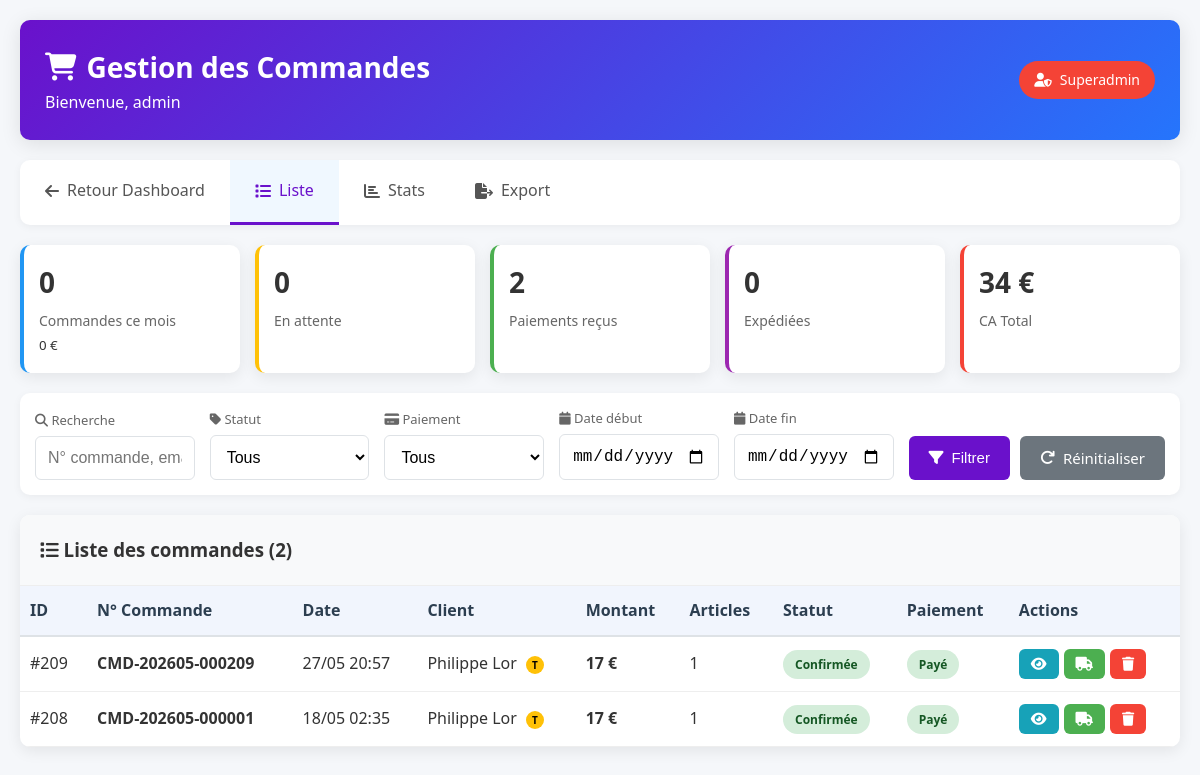
Page /admin_commandes.php (signed in) on the earlier database version.
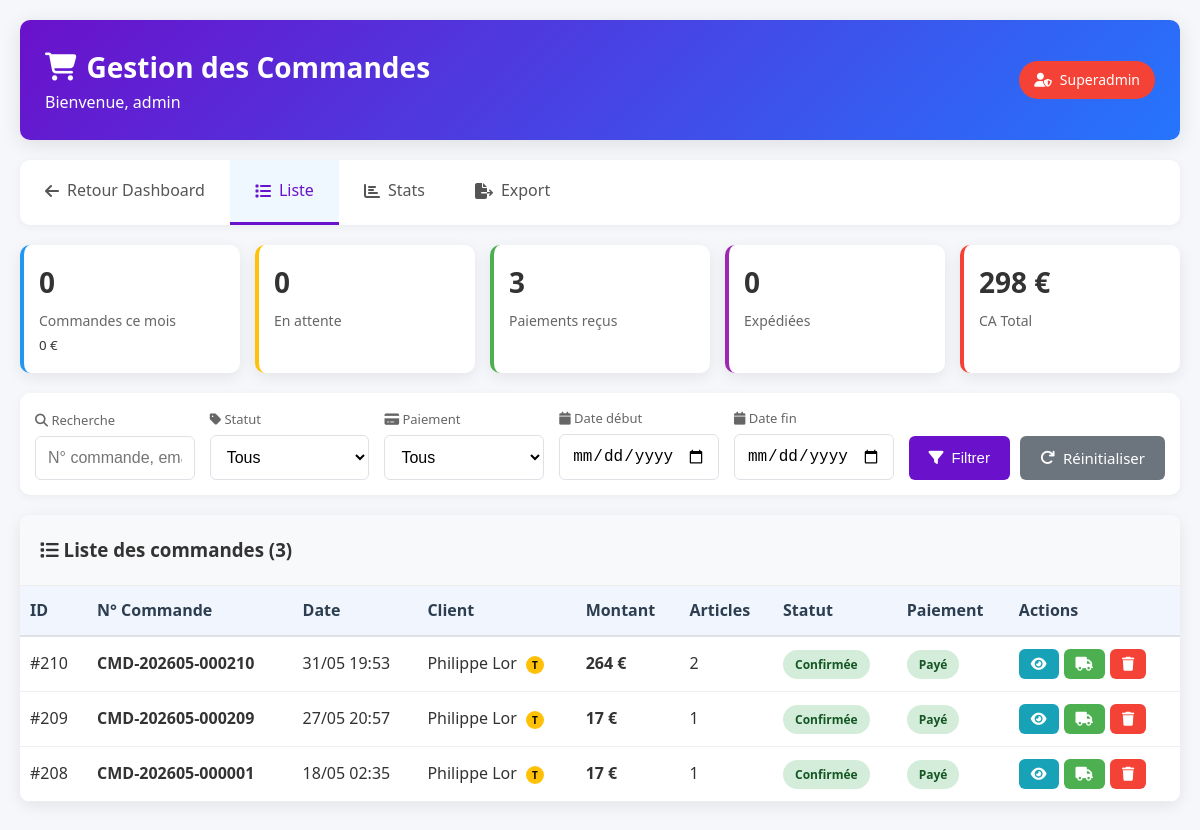
Same page on the later database version.
### tables this page shows
CREATE TABLE `commandes` (
  `id_commande` int NOT NULL,
  `numero_commande` varchar(50) NOT NULL,
  `id_client` int NOT NULL,
  `client_type` enum('guest','registered') DEFAULT 'registered',
  `id_adresse_livraison` int NOT NULL,
  `id_adresse_facturation` int DEFAULT NULL,
  `statut` enum('en_attente','confirmee','en_preparation','expediee','livree','annulee','remboursee') DEFAULT 'en_attente',
  `sous_total` decimal(10,2) NOT NULL,
  `frais_livraison` decimal(10,2) DEFAULT '0.00',
  `reduction` decimal(10,2) DEFAULT '0.00',
  `total_ttc` decimal(10,2) NOT NULL,
  `mode_paiement` enum('carte','paypal','virement','cheque') DEFAULT 'carte',
  `statut_paiement` enum('en_attente','paye','echec','rembourse') DEFAULT 'en_attente',
  `reference_paiement` varchar(255) DEFAULT NULL,
  `reference_paypal` varchar(255) DEFAULT NULL,
  `transporteur` varchar(100) DEFAULT NULL,
  `numero_suivi` varchar(100) DEFAULT NULL,
  `instructions` text,
  `date_commande` datetime DEFAULT CURRENT_TIMESTAMP,
  `date_paiement` datetime DEFAULT NULL,
  `date_expedition` datetime DEFAULT NULL,
  `date_livraison_estimee` date DEFAULT NULL,
  `date_livraison_reelle` datetime DEFAULT NULL,
  `email_paypal` varchar(255) DEFAULT NULL,
  `payer_id` varchar(255) DEFAULT NULL,
  `capture_id` varchar(255) DEFAULT NULL
);

CREATE TABLE `clients` (
  `id_client` int NOT NULL,
  `email` varchar(255) NOT NULL,
  `mot_de_passe` varchar(255) DEFAULT NULL,
  `nom` varchar(100) NOT NULL,
  `prenom` varchar(100) NOT NULL,
  `telephone` varchar(20) DEFAULT NULL,
  `date_naissance` date DEFAULT NULL,
  `genre` enum('homme','femme','autre') DEFAULT NULL,
  `date_inscription` datetime DEFAULT CURRENT_TIMESTAMP,
  `statut` enum('actif','inactif','banni') DEFAULT 'actif',
  `is_temporary` tinyint(1) DEFAULT '0',
  `created_from_session` varchar(255) DEFAULT NULL,
  `newsletter` tinyint(1) DEFAULT '1',
  `dernier_connexion` datetime DEFAULT NULL,
  `token_reset` varchar(255) DEFAULT NULL,
  `token_expiration` datetime DEFAULT NULL
);

### admin_commandes.php (the view, shortened to what the changed rows need)
<?php
require_once 'admin_protection.php';
$action = $_GET['action'] ?? 'list';
$id = $_GET['id'] ?? 0;
$admin_role = $_SESSION['admin_role'] ?? 'Non défini';
function getAllCommandes($pdo, $page = 1, $limit = 20, $filtres = []) {
    $offset = ($page - 1) * $limit;
    $sql = "SELECT
                c.id_commande,
                c.numero_commande,
                c.date_commande,
                c.total_ttc,
                c.statut,
                c.statut_paiement,
                c.mode_paiement,
                cl.nom as client_nom,
                cl.prenom as client_prenom,
                cl.email as client_email,
                cl.is_temporary,
                (SELECT COUNT(*) FROM commande_items WHERE id_commande = c.id_commande) as nb_articles
            FROM commandes c
            INNER JOIN clients cl ON c.id_client = cl.id_client
            WHERE 1=1";
    $params = [];
    $sql .= " ORDER BY c.date_commande DESC LIMIT :limit OFFSET :offset";
    $stmt = $pdo->prepare($sql);
    $stmt->bindValue(':limit', $limit, PDO::PARAM_INT);
    $stmt->bindValue(':offset', $offset, PDO::PARAM_INT);
    $stmt->execute();
    return $stmt->fetchAll();
}
function countCommandes($pdo, $filtres = []) {
    $sql = "SELECT COUNT(*) as total
            FROM commandes c
            INNER JOIN clients cl ON c.id_client = cl.id_client
            WHERE 1=1";
    $params = [];
    $stmt = $pdo->prepare($sql);
    $stmt->execute($params);
    $result = $stmt->fetch();
    return $result['total'];
}
function getCommandesStats($pdo) {
    $stats = [];
    $sql = "SELECT
            statut,
            COUNT(*) as total,
            SUM(total_ttc) as montant_total
            FROM commandes
            GROUP BY statut";
    $stmt = $pdo->query($sql);
    $stats['par_statut'] = $stmt->fetchAll();
    $sql = "SELECT
            statut_paiement,
            COUNT(*) as total,
            SUM(total_ttc) as montant_total
            FROM commandes
            GROUP BY statut_paiement";
    $stmt = $pdo->query($sql);
    $stats['par_paiement'] = $stmt->fetchAll();
    $sql = "SELECT COUNT(*) as total, SUM(total_ttc) as montant
            FROM commandes
            WHERE DATE(date_commande) = CURDATE()";
    $stmt = $pdo->query($sql);
    $stats['aujourd_hui'] = $stmt->fetch();
    $sql = "SELECT COUNT(*) as total, SUM(total_ttc) as montant
            FROM commandes
            WHERE MONTH(date_commande) = MONTH(CURDATE())
            AND YEAR(date_commande) = YEAR(CURDATE())";
    $stmt = $pdo->query($sql);
    $stats['ce_mois'] = $stmt->fetch();
    $sql = "SELECT SUM(total_ttc) as ca_total FROM commandes WHERE statut_paiement = 'paye'";
    $stmt = $pdo->query($sql);
    $stats['ca_total'] = $stmt->fetch()['ca_total'] ?? 0;
    return $stats;
}
$filtres = [
    'statut' => $_GET['statut'] ?? '',
    'statut_paiement' => $_GET['statut_paiement'] ?? '',
    'search' => $_GET['search'] ?? '',
    'date_debut' => $_GET['date_debut'] ?? '',
    'date_fin' => $_GET['date_fin'] ?? ''
];
$page = max(1, intval($_GET['page'] ?? 1));
$limit = 20;
$stats = getCommandesStats($pdo);
$total_commandes = countCommandes($pdo, $filtres);
$commandes = [];
if ($action === 'list') {
    $commandes = getAllCommandes($pdo, $page, $limit, $filtres);
} elseif ($action === 'view' && $id > 0) {
    $commande = getCommandeById($pdo, $id);
    if (!$commande) {
        $error = "Commande non trouvée.";
        $action = 'list';
    }
}
?>
<!DOCTYPE html>
<html lang="fr">
<head>
    <link rel="stylesheet" href="https://cdnjs.cloudflare.com/ajax/libs/font-awesome/6.4.0/css/all.min.css">
</head>
<body>
    <div class="container">
        <div class="header">
            <div>
                <h1><i class="fas fa-shopping-cart"></i> Gestion des Commandes</h1>
            </div>
        </div>
        <?php if ($action !== 'view' && $action !== 'stats'): ?>
        <div class="stats-grid">
            <div class="stat-card total">
                <div class="stat-value"><?php echo number_format($stats['ce_mois']['total'] ?? 0); ?></div>
                <div class="stat-label">Commandes ce mois</div>
                <small><?php echo number_format($stats['ce_mois']['montant'] ?? 0, 0); ?> €</small>
            </div>
            <div class="stat-card attente">
                <?php
                $attente = 0;
                ?>
                <div class="stat-value"><?php echo $attente; ?></div>
                <div class="stat-label">En attente</div>
            </div>
            <div class="stat-card paye">
                <?php
                $paye = 0;
                foreach ($stats['par_paiement'] as $p) {
                    if ($p['statut_paiement'] == 'paye') $paye = $p['total'];
                }
                ?>
                <div class="stat-value"><?php echo $paye; ?></div>
                <div class="stat-label">Paiements reçus</div>
            </div>
            <div class="stat-card expedie">
                <?php
                $expedie = 0;
                ?>
                <div class="stat-value"><?php echo $expedie; ?></div>
                <div class="stat-label">Expédiées</div>
            </div>
            <div class="stat-card ca">
                <div class="stat-value"><?php echo number_format($stats['ca_total'], 0); ?> €</div>
                <div class="stat-label">CA Total</div>
            </div>
        </div>
        <?php endif; ?>
        <?php if ($action == 'list'): ?>
            <div class="filters-section">
                <form method="GET" class="filters-form">
                    <div class="filter-group">
                        <label><i class="fas fa-search"></i> Recherche</label>
                        <input type="text" name="search" placeholder="N° commande, email, nom..."
                               value="<?php echo htmlspecialchars($filtres['search']); ?>">
                    </div>
                    <div class="filter-group">
                        <label><i class="fas fa-tag"></i> Statut</label>
                        <select name="statut">
                            <option value="">Tous</option>
                        </select>
                    </div>
                    <div class="filter-group">
                        <label><i class="fas fa-credit-card"></i> Paiement</label>
                        <select name="statut_paiement">
                            <option value="">Tous</option>
                        </select>
                    </div>
                    <div class="filter-group">
                        <label><i class="fas fa-calendar"></i> Date début</label>
                        <input type="date" name="date_debut" value="<?php echo $filtres['date_debut']; ?>">
                    </div>
                    <div class="filter-group">
                        <label><i class="fas fa-calendar"></i> Date fin</label>
                        <input type="date" name="date_fin" value="<?php echo $filtres['date_fin']; ?>">
                    </div>
                    <div class="filter-actions">
                        <button type="submit" class="btn btn-primary">
                            <i class="fas fa-filter"></i> Filtrer
                        </button>
                        <a href="admin_commandes.php?action=list" class="btn btn-secondary">
                            <i class="fas fa-redo"></i> Réinitialiser
                        </a>
                    </div>
                </form>
            </div>
            <div class="table-container">
                <div class="table-header">
                    <h3><i class="fas fa-list"></i> Liste des commandes (<?php echo $total_commandes; ?>)</h3>
                </div>
                <?php if (empty($commandes)): ?>
                    <div class="text-center" style="padding: 40px 20px;">
                        <i class="fas fa-shopping-cart" style="font-size: 60px; color: #ccc; margin-bottom: 20px;"></i>
                        <h3 style="color: #777;">Aucune commande trouvée</h3>
                        <p style="color: #999;">Modifiez vos filtres ou revenez plus tard.</p>
                    </div>
                <?php else: ?>
                    <div class="table-responsive">
                        <table>
                            <thead>
                                <tr>
                                    <th>ID</th>
                                    <th>N° Commande</th>
                                    <th>Date</th>
                                    <th>Client</th>
                                    <th>Montant</th>
                                    <th>Articles</th>
                                    <th>Statut</th>
                                    <th class="hide-mobile">Paiement</th>
                                    <th>Actions</th>
                                </tr>
                            </thead>
                            <tbody>
                                <?php foreach ($commandes as $cmd): ?>
                                <tr>
                                    <td>#<?php echo $cmd['id_commande']; ?></td>
                                    <td>
                                        <strong><?php echo htmlspecialchars($cmd['numero_commande']); ?></strong>
                                    </td>
                                    <td><?php echo date('d/m H:i', strtotime($cmd['date_commande'])); ?></td>
                                    <td>
                                        <?php echo htmlspecialchars($cmd['client_prenom'] . ' ' . $cmd['client_nom']); ?>
                                        <?php if ($cmd['is_temporary']): ?>
                                            <span class="badge-temp">T</span>
                                        <?php endif; ?>
                                    </td>
                                    <td><strong><?php echo number_format($cmd['total_ttc'], 0); ?> €</strong></td>
                                    <td><?php echo $cmd['nb_articles']; ?></td>
                                    <td>
                                        <?php
                                        $statut_class = [
                                            'en_attente' => 'attente',
                                            'confirmee' => 'confirmee',
                                            'en_preparation' => 'preparation',
                                            'expediee' => 'expediee',
                                            'livree' => 'livree',
                                            'annulee' => 'annulee'
                                        ];
                                        $class = $statut_class[$cmd['statut']] ?? 'attente';
                                        $statut_text = [
                                            'en_attente' => 'Attente',
                                            'confirmee' => 'Confirmée',
                                            'en_preparation' => 'Prépa',
                                            'expediee' => 'Expédiée',
                                            'livree' => 'Livrée',
                                            'annulee' => 'Annulée'
                                        ];
                                        ?>
                                        <span class="badge <?php echo $class; ?>">
                                            <?php echo $statut_text[$cmd['statut']] ?? $cmd['statut']; ?>
                                        </span>
                                    </td>
                                    <td class="hide-mobile">
                                        <?php
                                        $paiement_class = [
                                            'en_attente' => 'en_attente',
                                            'paye' => 'paye',
                                            'echec' => 'echec',
                                            'rembourse' => 'rembourse'
                                        ];
                                        $p_class = $paiement_class[$cmd['statut_paiement']] ?? 'en_attente';
                                        $p_text = [
                                            'en_attente' => 'Attente',
                                            'paye' => 'Payé',
                                            'echec' => 'Échec',
                                            'rembourse' => 'Remb.'
                                        ];
                                        ?>
                                        <span class="badge <?php echo $p_class; ?>">
                                            <?php echo $p_text[$cmd['statut_paiement']] ?? $cmd['statut_paiement']; ?>
                                        </span>
                                    </td>
                                    <td>
                                        <div class="actions">
                                            <a href="admin_commandes.php?action=view&id=<?php echo $cmd['id_commande']; ?>"
                                               class="btn btn-info btn-sm" title="Voir détails">
                                                <i class="fas fa-eye"></i>
                                            </a>
                                            <?php if ($cmd['statut'] == 'confirmee'): ?>
                                            <button onclick="openSuiviModal(<?php echo $cmd['id_commande']; ?>, '<?php echo htmlspecialchars($cmd['numero_commande']); ?>')"
                                                    class="btn btn-success btn-sm" title="Ajouter suivi">
                                                <i class="fas fa-truck"></i>
                                            </button>
                                            <?php endif; ?>
                                            <?php if ($admin_role === 'superadmin'): ?>
                                            <button onclick="confirmDelete(<?php echo $cmd['id_commande']; ?>, '<?php echo htmlspecialchars($cmd['numero_commande']); ?>')"
                                                    class="btn btn-danger btn-sm" title="Supprimer">
                                                <i class="fas fa-trash"></i>
                                            </button>
                                            <?php endif; ?>
                                        </div>
                                    </td>
                                </tr>
                                <?php endforeach; ?>
                            </tbody>
                        </table>
                    </div>
                <?php endif; ?>
            </div>
        <?php endif; ?>
    </div>
</body>
</html>

Differences in the rows shown:
added commandes: id_commande "210", numero_commande "CMD-202605-000210", date_commande "31/05 19:53", id_client.nom "Philippe Lor", total_ttc "264", nb_articles "2", statut "Confirmée", statut_paiement "Payé"
Other differences:
$paye: "2" → "3"
$stats['ca_total']: "34" → "298"
$total_commandes: "2" → "3"
